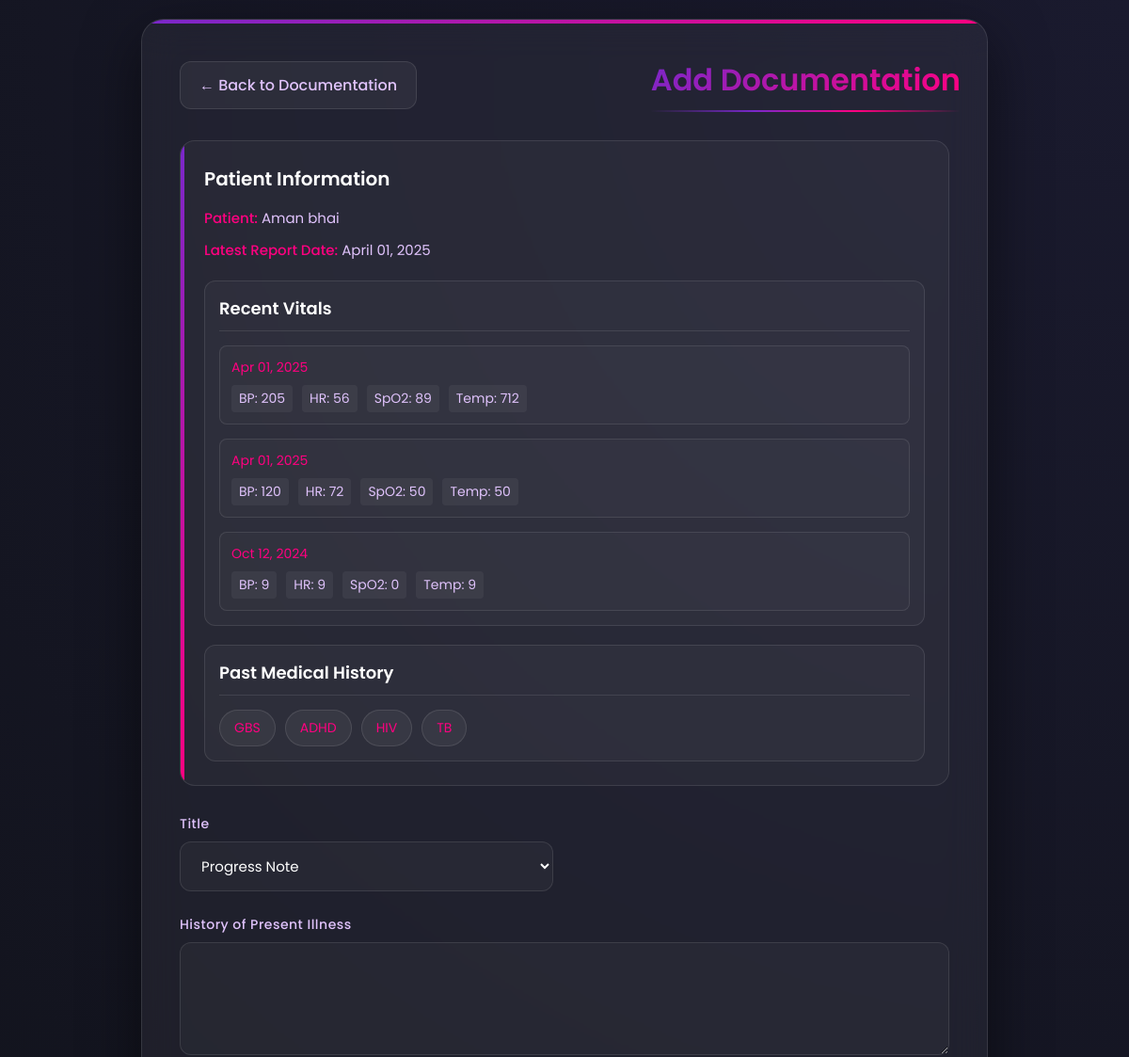
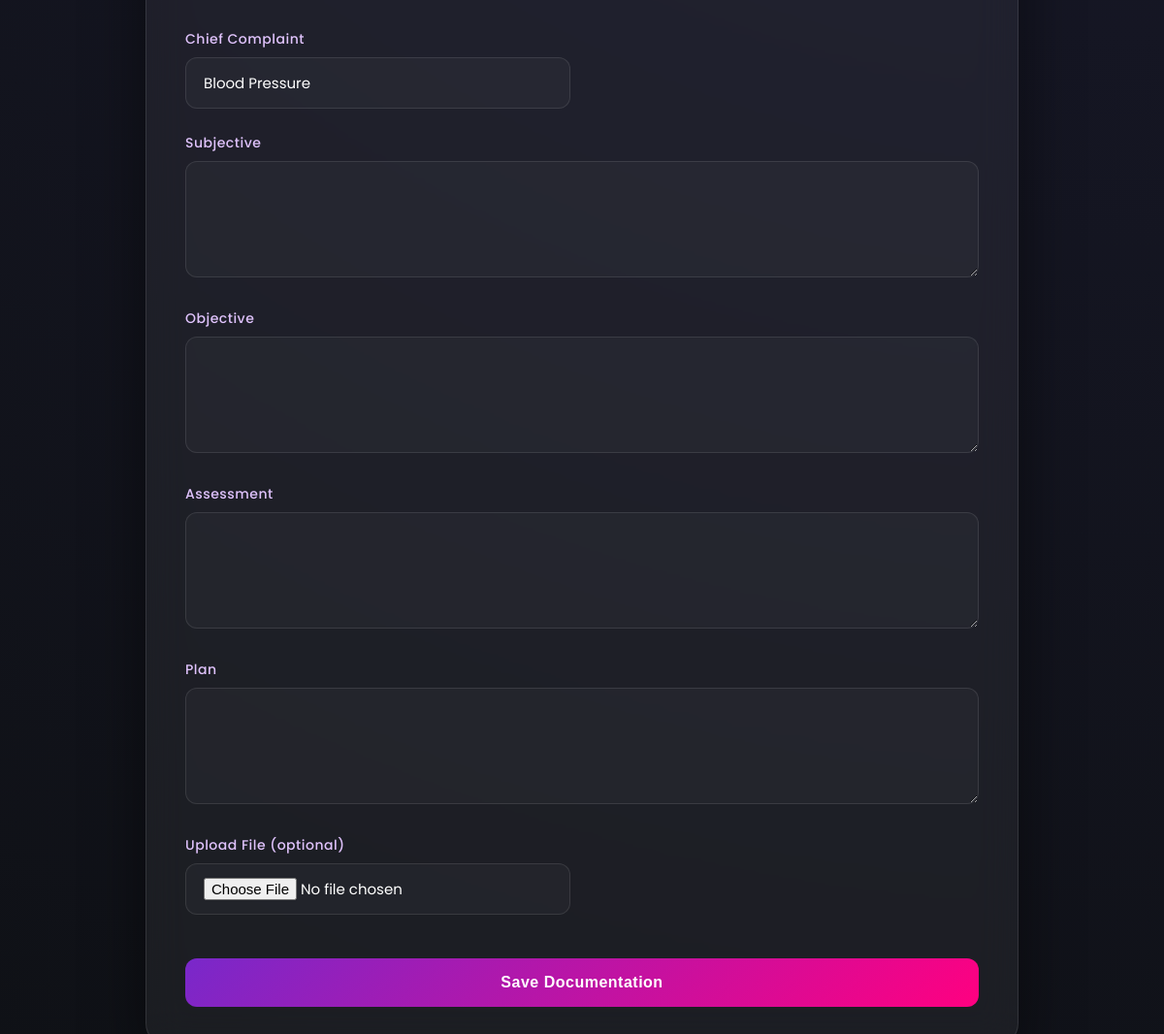
Screenshot of /reports/54b42c7f-54fc-4316-906b-e4fa29251fdb/add-documentation/ (signed in) with the database file from the repository (2 pictures, top to bottom).
### rpm_users/models.py (models this page shows, shortened)
class Patient(models.Model):
    SEX_CHOICES = (('Male', 'Male'), ('Female', 'Female'), ('Others', 'Others'),)
    MONITORING_CHOICES = (('Blood Pressure', 'Blood Pressure'), ('Heart Rate', 'Heart Rate'), ('SPO2', 'SPO2'),("Temperature", "Temperature"),)
    user = models.OneToOneField(User, on_delete=models.CASCADE, blank=True, null=True)
    date_of_birth = models.DateField(blank=True, null=True)
    height = models.DecimalField(blank=True, null=True, max_digits=10, decimal_places=2)
    weight = models.DecimalField(blank=True, null=True, max_digits=10, decimal_places=2)
    insurance = models.CharField(blank=True, null=True, max_length=255)
    sex = models.CharField(blank=True, max_length=10, null=True, choices=SEX_CHOICES)
    bmi = models.DecimalField(blank=True, max_digits=10, decimal_places=2, null=True)
    phone_number = models.CharField(max_length=15, blank=True, null=True)
    monitoring_parameters = models.CharField(blank=True, max_length=20, null=True, choices=MONITORING_CHOICES)
    device_serial_number = models.BigIntegerField(null=True, blank=True, unique=True)
    pharmacy_info = models.TextField(blank=True, null=True)
    allergies = models.TextField(blank=True, null=True)
    smoke = models.CharField(choices=(('YES', 'YES'), ('NO', 'NO'),), default='NO', max_length=3)
    drink = models.CharField(choices=(('YES', 'YES'), ('NO', 'NO'),), default='NO', max_length=3)
    family_history = models.TextField(null=True, blank=True)
    medications = models.TextField(null=True, blank=True)
    id = models.UUIDField(default=uuid.uuid4, primary_key=True, editable=False)
    created_at = models.DateTimeField(auto_now_add=True)
    updated_at = models.DateTimeField(auto_now=True)
    moderator_assigned = models.ForeignKey('Moderator', blank=True, null=True, on_delete=models.SET_NULL, related_name='moderators')

class PastMedicalHistory(models.Model):
    PMH_CHOICES = ((
        ('GBS', 'Guillain-Barré Syndrome'),
        ('ALS', 'Amyotrophic Lateral Sclerosis'),
        ('SLE', 'Systemic Lupus Erythematosus'),
        ('ITP', 'Idiopathic Thrombocytopenic Purpura'),
        ('MG', 'Myasthenia Gravis'),
        ('DKA', 'Diabetic Ketoacidosis'),
        ('ARDS', 'Acute Respiratory Distress Syndrome'),
        ('LCa', 'Lung Cancer'),
        ('PCa', 'Pancreatic Cancer'),
        ('CCa', 'Colon Cancer'),
        ('TCa', 'Thyroid Cancer'),
        ('SCa', 'Skin Cancer'),
        ('GCa', 'Gastric Cancer'),
        ('PCa', 'Prostate Cancer'),
        ('TeCa', 'Testicular Cancer'),
        ('BrCa', 'Breast Cancer'),
        ('OvCa', 'Ovarian Cancer'),
        ('TTP', 'Thrombotic Thrombocytopenic Purpura'),
        ('HLH', 'Hemophagocytic Lymphohistiocytosis'),
        ('HSP', 'Henoch-Schönlein Purpura'),
        ('SCID', 'Severe Combined Immunodeficiency'),
        ('PKU', 'Phenylketonuria'),
        ('POTS', 'Postural Orthostatic Tachycardia Syndrome'),
        ('CRPS', 'Complex Regional Pain Syndrome'),
        ('NMO', 'Neuromyelitis Optica'),
        ('HUS', 'Hemolytic Uremic Syndrome'),
        ('SMA', 'Spinal Muscular Atrophy'),
        ('DM', 'Diabetes Mellitus'),
        ('HTN', 'Hypertension'),
        ('AF', 'Atrial Fibrillation'),
        ('CHF', 'Congestive Heart Failure'),
        ('COPD', 'Chronic Obstructive Pulmonary Disease'),
        ('Hpxa', 'Hypoxia'),
        ('Hyca', 'Hypercapnea'),
        ('CKD', 'Chronic Kidney Disease'),
        ('ESRD', 'End Stage Renal Disease'),
        ('GERD', 'Gastroesophageal Reflux Disease'),
        ('OA', 'Osteoarthritis'),
        ('CAD', 'Coronary Artery Disease'),
        ('RA', 'Rheumatoid Arthritis'),
        ('UTI', 'Urinary Tract Infection'),
        ('URI', 'Upper Respiratory Infection'),
        ('BPH', 'Benign Prostatic Hyperplasia'),
        ('HLD', 'Hyperlipidemia'),
        ('TIA', 'Transient Ischemic Attack'),
        ('CVA', 'Cerebrovascular Accident (Stroke)'),
        ('MI', 'Myocardial Infarction'),
        ('PNA', 'Pneumonia'),
        ('TB', 'Tuberculosis'),
        ('HIV', 'Human Immunodeficiency Virus'),
        ('ADHD', 'Attention-Deficit/Hyperactivity Disorder'),
        ('ASD', 'Autism Spectrum Disorder'),
        ('MDD', 'Major Depressive Disorder'),
        ('GAD', 'Generalized Anxiety Disorder'),
        ('PTSD', 'Post-Traumatic Stress Disorder'),
        ('Peff', 'Pleural Effusion'),
        ('N/A', 'N/A'),
    ))
    patient = models.ForeignKey(Patient, on_delete=models.CASCADE, related_name='medical_history')
    pmh = models.CharField(choices=PMH_CHOICES, default="N/A", max_length=100)
    id = models.UUIDField(default=uuid.uuid4, primary_key=True, editable=False)

### reports/models.py (models this page shows, shortened)
class Reports(models.Model):
    patient = models.ForeignKey('rpm_users.Patient', on_delete=models.CASCADE, related_name='reports')
    device_id = models.CharField(max_length=64, blank=True, null=True)
    created_at_device = models.CharField(max_length=64, blank=True, null=True)
    data_type = models.CharField(max_length=64, blank=True, null=True)
    imei = models.CharField(max_length=32, blank=True, null=True)
    iccid = models.CharField(max_length=32, blank=True, null=True)
    serial_number = models.CharField(max_length=32, blank=True, null=True)
    model_number = models.CharField(max_length=32, blank=True, null=True)
    is_test = models.CharField(max_length=8, blank=True, null=True)
    user_id = models.CharField(max_length=32, blank=True, null=True)
    systolic_blood_pressure = models.CharField(max_length=8, blank=True, null=True)
    diastolic_blood_pressure = models.CharField(max_length=8, blank=True, null=True)
    pulse = models.CharField(max_length=8, blank=True, null=True)
    irregular_heartbeat = models.CharField(max_length=8, blank=True, null=True)
    hand_shaking = models.CharField(max_length=8, blank=True, null=True)
    triple_mode = models.CharField(max_length=8, blank=True, null=True)
    battery_level = models.CharField(max_length=8, blank=True, null=True)
    signal_strength = models.CharField(max_length=8, blank=True, null=True)
    measurement_timestamp = models.CharField(max_length=32, blank=True, null=True)
    timezone = models.CharField(max_length=16, blank=True, null=True)
    blood_glucose = models.CharField(max_length=16, blank=True, null=True)
    glucose_unit = models.CharField(max_length=8, blank=True, null=True)
    test_paper_type = models.CharField(max_length=8, blank=True, null=True)
    sample_type = models.CharField(max_length=8, blank=True, null=True)
    meal_mark = models.CharField(max_length=8, blank=True, null=True)
    signal_level = models.CharField(max_length=8, blank=True, null=True)
    measurement_timezone = models.CharField(max_length=16, blank=True, null=True)
    upload_timestamp = models.CharField(max_length=32, blank=True, null=True)
    upload_timezone = models.CharField(max_length=16, blank=True, null=True)
    blood_pressure = models.CharField(max_length=10, blank=True, null=True)
    heart_rate = models.CharField(max_length=10, blank=True, null=True)
    spo2 = models.CharField(max_length=10, blank=True, null=True)
    temperature = models.CharField(max_length=10, blank=True, null=True)
    symptoms = models.TextField(blank=True, null=True)
    created_at = models.DateTimeField(auto_now_add=True)
    updated_at = models.DateTimeField(auto_now=True)

### reports/views.py (the view)
# urls.py: path('<uuid:patient_id>/add-documentation/', views.add_documentation, name='add_documentation'),
@login_required
def add_documentation(request, patient_id):
    user = request.user
    if not Moderator.objects.filter(user=user).exists():
        return render(request, "errors/403.html", {"error": "Only moderators can add documentation"}, status=403)
    patient = get_object_or_404(Patient, id=patient_id)
    latest_reports = Reports.objects.filter(patient=patient).order_by('-created_at')[:3]
    if request.method == "POST":
        form = DocumentationForm(request.POST, request.FILES)
        if form.is_valid():
            documentation = form.save(commit=False)
            documentation.patient = patient
            if latest_reports:
                documentation.report = latest_reports[0]
            documentation.save()
            return redirect(f"/view-patient/{patient_id}/?action=access")  # Redirect to patient's view page
    else:
        form = DocumentationForm()
    context = {
        "form": form,
        "patient": patient,
        "reports": latest_reports
    }
    return render(request, "reports/add_docs.html", context)

### reports/forms.py
class DocumentationForm(forms.ModelForm):
    class Meta:
        model = Documentation
        fields = [
            "title",
            "history_of_present_illness",
            "chief_complaint",
            "subjective",
            "objective",
            "assessment",
            "plan",
            "file",
        ]
        widgets = {
            "history_of_present_illness": forms.Textarea(attrs={"rows": 3}),
            "chief_complaint": forms.Textarea(attrs={"rows": 2}),
            "subjective": forms.Textarea(attrs={"rows": 2}),
            "objective": forms.Textarea(attrs={"rows": 2}),
            "assessment": forms.Textarea(attrs={"rows": 2}),
            "plan": forms.Textarea(attrs={"rows": 2}),
        }

### templates/reports/add_docs.html (shortened to what this page needs)
<!DOCTYPE html>
<html lang="en">
<head>
</head>
<body>
    <div class="container">
        <a href="{% url 'view_documentation' patient.id %}" class="back-button">← Back to Documentation</a>
        <h2>Add Documentation</h2>
        <div class="patient-info">
            <h3>Patient Information</h3>
            <p><strong>Patient:</strong> {{ patient.user.first_name }} {{ patient.user.last_name }}</p>
            <p><strong>Latest Report Date:</strong> {{ reports.0.created_at|date:"F d, Y" }}</p>
            <div class="vitals-history">
                <h3>Recent Vitals</h3>
                <div class="vitals-grid">
                    {% for report in reports %}
                    <div class="vital-item">
                        <div class="vital-date">{{ report.created_at|date:"M d, Y" }}</div>
                        <div class="vital-values">
                            {% if report.blood_pressure %}<span>BP: {{ report.blood_pressure }}</span>{% endif %}
                            {% if report.heart_rate %}<span>HR: {{ report.heart_rate }}</span>{% endif %}
                            {% if report.spo2 %}<span>SpO2: {{ report.spo2 }}</span>{% endif %}
                            {% if report.temperature %}<span>Temp: {{ report.temperature }}</span>{% endif %}
                        </div>
                    </div>
                    {% endfor %}
                </div>
            </div>
            {% if patient.medical_history.all %}
            <div class="medical-history">
                <h3>Past Medical History</h3>
                <div class="history-items">
                    {% for history in patient.medical_history.all %}
                    <span class="history-item">{{ history.pmh }}</span>
                    {% endfor %}
                </div>
            </div>
            {% endif %}
        </div>
        <form action="{% url 'add_documentation' patient.id %}" method="POST" enctype="multipart/form-data">
            <div class="form-group">
                <label for="id_title">Title</label>
                {{ form.title }}
            </div>
            <div class="form-group">
                <label for="id_history_of_present_illness">History of Present Illness</label>
                {{ form.history_of_present_illness }}
            </div>
            <div class="form-group">
                <label for="id_chief_complaint">Chief Complaint</label>
                <input type="text" name="chief_complaint" id="id_chief_complaint" value="{{patient.monitoring_parameters}}" required>
            </div>
            <div class="form-group">
                <label for="id_subjective">Subjective</label>
                {{ form.subjective }}
            </div>
            <div class="form-group">
                <label for="id_objective">Objective</label>
                {{ form.objective }}
            </div>
            <div class="form-group">
                <label for="id_assessment">Assessment</label>
                {{ form.assessment }}
            </div>
            <div class="form-group">
                <label for="id_plan">Plan</label>
                {{ form.plan }}
            </div>
            <div class="form-group">
                <label for="id_file">Upload File (optional)</label>
                {{ form.file }}
            </div>
            <button type="submit">Save Documentation</button>
        </form>
    </div>
</body>
</html>

### rows the page displays
Patient: user.first_name "Aman", user.last_name "bhai", chief_complaint "Blood Pressure"
Reports: created_at "April 01, 2025", created_at "Apr 01, 2025", blood_pressure "205", heart_rate "56", spo2 "89", temperature "712"
Reports: created_at "Apr 01, 2025", blood_pressure "120", heart_rate "72", spo2 "50", temperature "50"
Reports: created_at "Oct 12, 2024", blood_pressure "9", heart_rate "9", spo2 "0", temperature "9"
PastMedicalHistory: pmh "GBS"
PastMedicalHistory: pmh "ADHD"
PastMedicalHistory: pmh "HIV"
PastMedicalHistory: pmh "TB"
